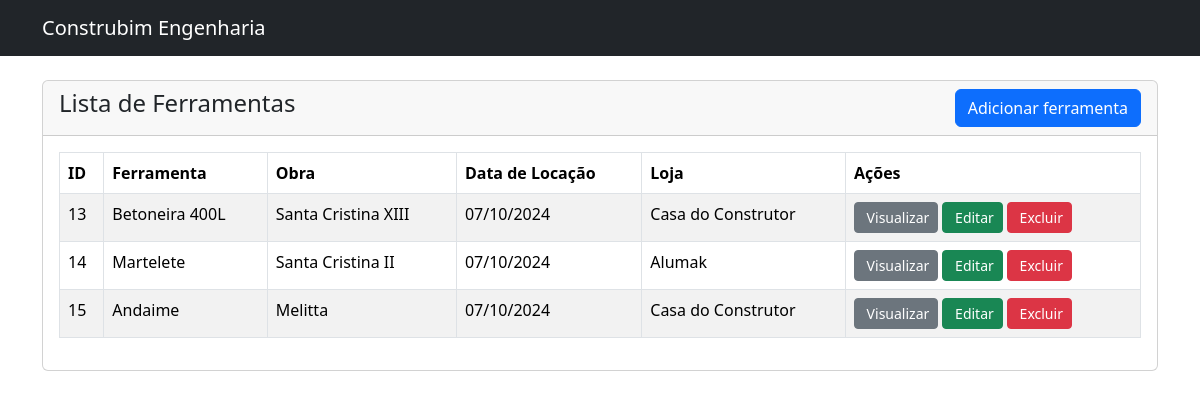
The app's page /home.php with its own data.
### tables this page shows
CREATE TABLE IF NOT EXISTS `ferramentas` (
  `id` int NOT NULL AUTO_INCREMENT,
  `ferramenta` varchar(100) NOT NULL,
  `obra` varchar(100) NOT NULL,
  `data_locacao` date NOT NULL,
  `loja` varchar(220) NOT NULL,
  PRIMARY KEY (`id`)
);

### home.php (the view, shortened to what this page needs)
<?php
require 'conexao.php';
?>
<!doctype html>
<html lang="pt-br">
  <head>
    <link href="https://cdn.jsdelivr.net/npm/bootstrap@5.3.3/dist/css/bootstrap.min.css" rel="stylesheet">
  </head>
  <body>
    <?php include('navbar.php'); ?>
    <div class="container mt-4">
      <div class="row">
        <div class="col-md-12">
          <div class="card">
            <div class="card-header">
              <h4> Lista de Ferramentas
                <a href="usuario-create.php" class="btn btn-primary float-end">Adicionar ferramenta</a>
              </h4>
            </div>
            <div class="card-body">
              <table class="table table-bordered table-striped">
                <thead>
                  <tr>
                    <th>ID</th>
                    <th>Ferramenta</th>
                    <th>Obra</th>
                    <th>Data de Locação</th>
                    <th>Loja</th>
                    <th>Ações</th>
                  </tr>
                </thead>
                <tbody>
                  <?php
                  $sql = 'SELECT * FROM ferramentas';
                  $ferramentas = mysqli_query($conexao, $sql);
                  if (mysqli_num_rows($ferramentas) > 0) {
                    foreach($ferramentas as $ferramenta) {
                  ?>
                  <tr>
                    <td><?=$ferramenta['id']?></td>
                    <td><?=$ferramenta['ferramenta']?></td>
                    <td><?=$ferramenta['obra']?></td>
                    <td><?=date('d/m/Y', strtotime($ferramenta['data_locacao']))?></td>
                    <td><?=$ferramenta['loja']?></td>
                    <td>
                      <a href="usuario-view.php?id=<?=$ferramenta['id']?>" class="btn btn-secondary btn-sm"><span class="bi-eye-fill"></span>&nbsp;Visualizar</a>
                      <a href="usuario-edit.php?id=<?=$ferramenta['id']?>" class="btn btn-success btn-sm"><span class="bi-pencil-fill"></span>&nbsp;Editar</a>
                      <form action="acoes.php" method="POST" class="d-inline">
                        <button onclick="return confirm('Tem certeza que deseja excluir?')" type="submit" name="delete_usuario" value="<?=$ferramenta['id']?>" class="btn btn-danger btn-sm">
                          <span class="bi-trash3-fill"></span>&nbsp;Excluir
                        </button>
                      </form>
                    </td>
                  </tr>
                  <?php
                  }
                 } else {
                   echo '<h5>Nenhum usuário encontrado</h5>';
                 }
                 ?>
                </tbody>
              </table>
            </div>
          </div>
        </div>
      </div>
    </div>
  </body>
</html>

### navbar.php
<nav class="navbar navbar-dark bg-dark">
	<div class="container-md">
		<a class="navbar-brand" href="#">Construbim Engenharia</a>
	</div>
</nav>

### records on screen
ferramentas: id "13", ferramenta "Betoneira 400L", obra "Santa Cristina XIII", data_locacao "07/10/2024", loja "Casa do Construtor"
ferramentas: id "14", ferramenta "Martelete", obra "Santa Cristina II", data_locacao "07/10/2024", loja "Alumak"
ferramentas: id "15", ferramenta "Andaime", obra "Melitta", data_locacao "07/10/2024", loja "Casa do Construtor"
